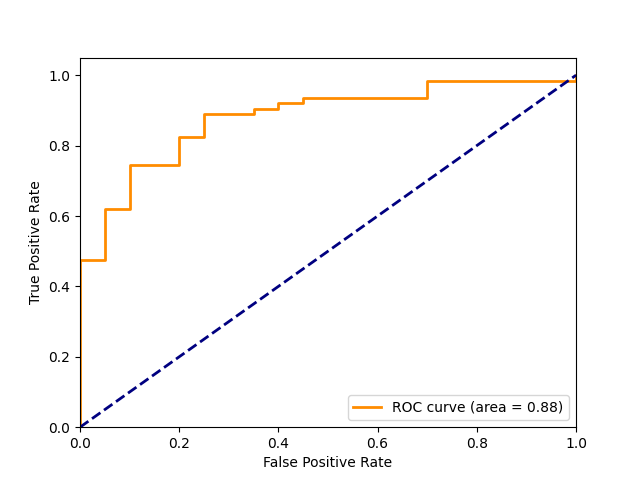
#> input picture test_roc.png, 640 x 480 px
$ python -i dataset_generator.py   (imports and definitions only)
#> lines starting #> are read from the running program, lines starting #| are printed output that depends on the picture; after the words box and inside, x2 and y2 are one past the last pixel; in counts of white or black regions, pixels touching at a corner belong together
#> further down, picture is the input picture: PIL image 640x480 RGBA; mean R, G, B, A 250.7, 249.9, 249.5, 255
from PIL import Image,ImageDraw
from skimage.morphology import square, label
from sklearn.metrics.pairwise import cosine_similarity
from skimage import feature
from scipy import ndimage
from scipy.ndimage import binary_dilation, binary_erosion, binary_closing
from torchvision.transforms import ColorJitter
from array import ArrayType
from typing import Tuple
import numpy as np
import random


class Container:
    # [9 lines left out: function __init__, not called in this run]


def obj_mask(image:Image.Image) -> Image.Image:
    gray = np.array(image.convert('L'))
    edged_image = feature.canny(gray, sigma=1.5, low_threshold=5, high_threshold=15)
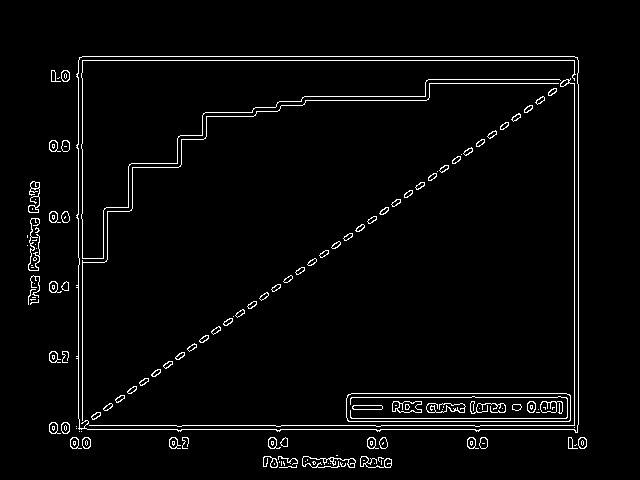
#> edged_image: shape (480, 640) bool; 3.1% white in thin lines or dots, all inside (x1, y1, x2, y2) = (27, 56, 587, 468)
    structure = square(3)
    edged_image = binary_dilation(edged_image, structure).astype(int)
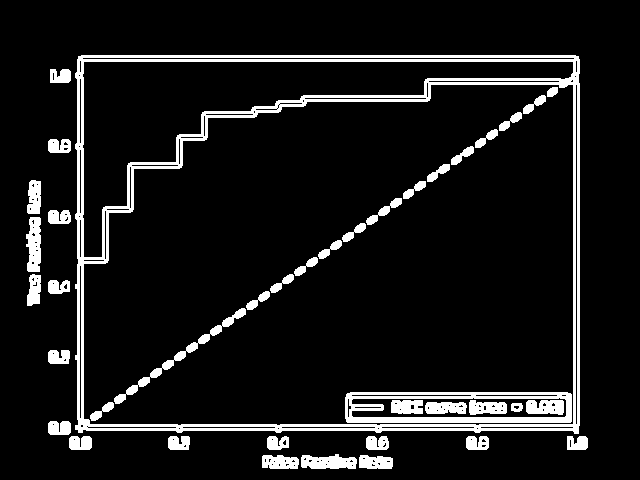
#> edged_image: shape (480, 640) int64; values 0 (black) and 1 (white), 9.5% white; 40 white regions, largest, box (x1, y1, x2, y2) and area: (75, 55, 580, 434) 14593, (345, 392, 572, 423) 3134, (114, 308, 246, 404) 1006
    edged_image = binary_closing(edged_image, structure)
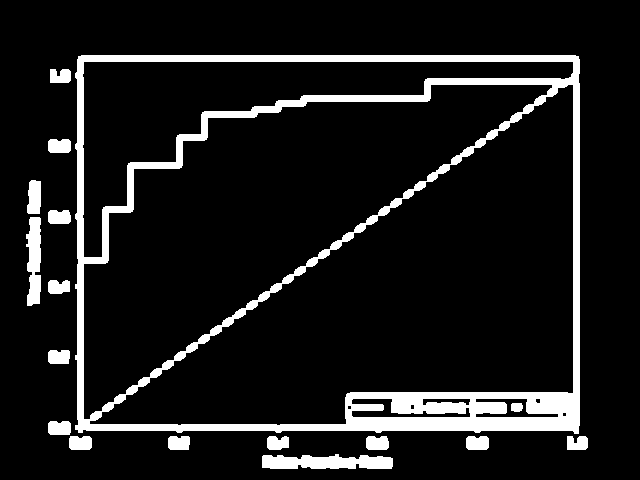
#> edged_image: shape (480, 640) bool; 10.6% white; 17 white regions, largest, box (x1, y1, x2, y2) and area: (75, 55, 580, 434) 26104, (262, 454, 393, 469) 1569, (26, 217, 41, 306) 1044
    edged_image = ndimage.binary_fill_holes(edged_image, structure).astype(int)
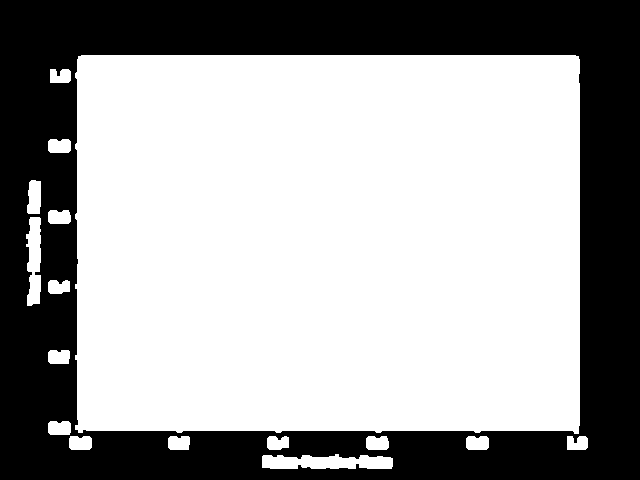
#> edged_image: shape (480, 640) int64; values 0 (black) and 1 (white), 63.7% white; 1 black region, box (x1, y1, x2, y2) and area: (0, 0, 640, 480) 111508
    structure = square(4)
    edged_image = binary_erosion(edged_image, structure).astype(int)
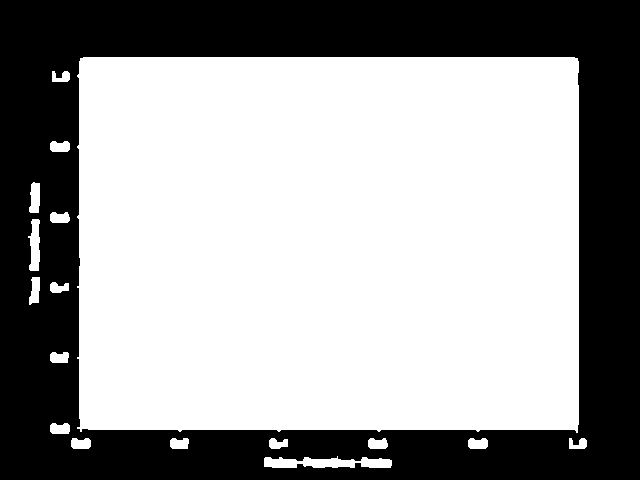
#> edged_image: shape (480, 640) int64; values 0 (black) and 1 (white), 62.1% white; 1 black region, box (x1, y1, x2, y2) and area: (0, 0, 640, 480) 116545
    edged_image = (edged_image*255).astype(np.uint8)
    labels = label(edged_image)
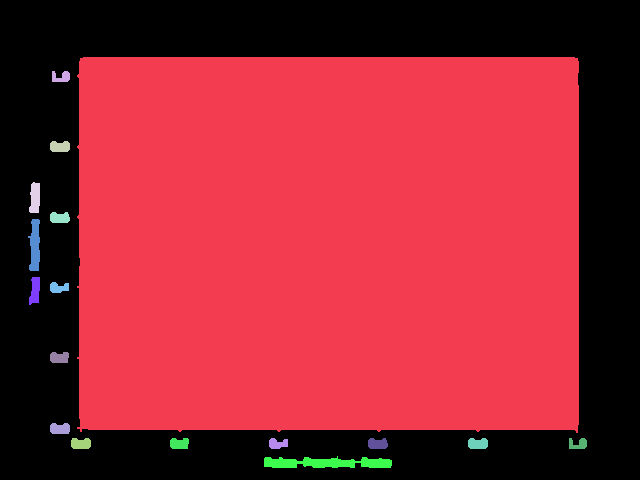
#> labels: shape (480, 640) int64; 18 distinct labels, from 0 to 17; one colour per label, 0 black
    edged_image = labels == np.argmax(np.bincount(labels.flat, weights=edged_image.flat))
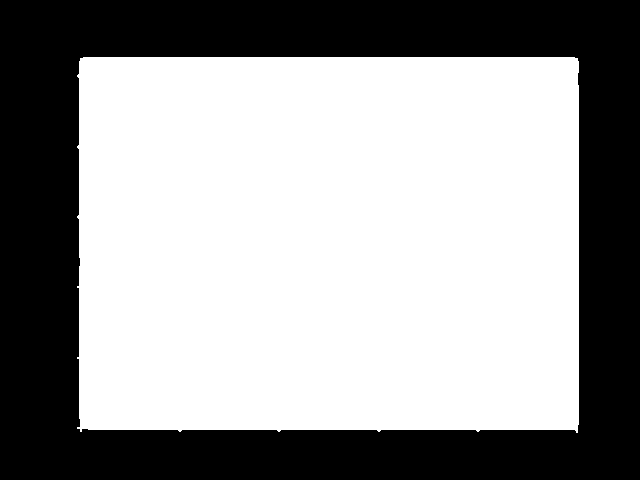
#> edged_image: shape (480, 640) bool; 60.7% white; 1 black region, box (x1, y1, x2, y2) and area: (0, 0, 640, 480) 120689
    return Image.fromarray(edged_image).convert('RGB')


# [232 lines left out: functions rect2poly, check_valid_coordinates_by_container, check_color_similarity, generate_patch, generate_scar, get_random_coordinate and 1 more, not called in this run]

>>> from PIL import Image
>>> picture = Image.open('../../test_roc.png')
>>> result = obj_mask(picture)
